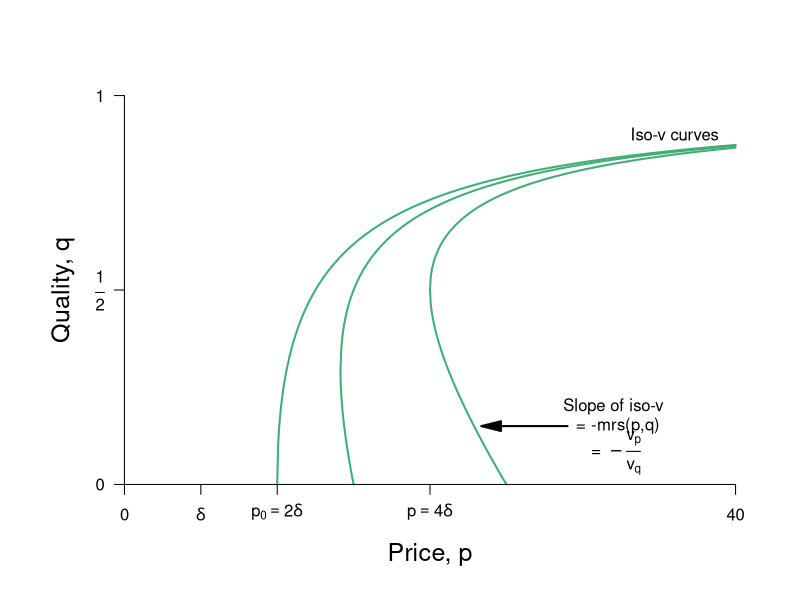

The R source for this figure:
require(ggplot2)
require(shape)
pdf(file = "information_power/fig4_nolabels.pdf", width = 9, height = 7)

#Set parameters for graphics
axislabelsize <- 1.5
segmentlinewidth <- 1.5
graphlinewidth <- 2

COL <- c("#7fc97f", "#beaed4", "#fdc086", "#ffff99", "#386cb0", "#f0027f", "#bf5b17", "#666666")
COLA <- c("#e0f3db", "#99d8c9","#66c2a4","#41ae76", "#238b45", "#005824")
COLB <- c("#c6dbef", "#4eb3d3", "#2b8cbe", "#0868ac","#084081")
COLC <- c("#fcfbfd", "#efedf5", "#dadaeb", "#bcbddc", "#9e9ac8", "#807dba", "#6a51a3", "#54278f", "#3f007d")


#The equation is below when v = 0. See Wolfram Alpha output. 
isov <- function(p, delta = 5) {
  (p - delta)/p
}

isovhigh1 <- function(p, delta = 5, v = 5){
  (sqrt(p^2 - 4 * delta * v) - p + 2*v)/( 2 * v )
}

isovlow1 <- function(p, delta = 5, v = 5){
  (-sqrt(p^2 - 4 * delta * v) - p + 2*v)/( 2 * v )
}

isovhigh2 <- function(p, delta = 5, v = 10){
  (sqrt(p^2 - 4 * delta * v) - p + 2*v)/( 2 * v )
}

isovlow2 <- function(p, delta = 5, v = 10){
  (-sqrt(p^2 - 4 * delta * v) - p + 2*v)/( 2 * v )
}

isovhigh3 <- function(p, delta = 5, v = 15){
  (sqrt(p^2 - 4 * delta * v) - p + 2*v)/( 2 * v )
}

isovlow3 <- function(p, delta = 5, v = 15){
  (-sqrt(p^2 - 4 * delta * v) - p + 2*v)/( 2 * v )
}

brfFn <- function(p, delta = 5) {
  1 - (2*delta) /p
}

#This is evaluated for p = 12; q = 12/(8*sqrt(12^2 - 4*delta1*v1)) - 1/8 for the slope
#At p = 12; q = (-sqrt(12^2 - 4*v1*delta1) - 12 + 2*v1)/(2*v1) = 0.799
tangencyLine <- function(p){
  (p*(0.05))
}



#COL <- c("#bae4b3", "#74c476", "#238b45")
#COL <- c("#f7fcf0", "#e0f3db", "#ccebc5", "#a8ddb5", "#7bccc4", "#4eb3d3", "#2b8cbe", "#08589e")
COL <- c("#f7fcf5", "#e5f5e0", "#c7e9c0", "#a1d99b", "#74c476", "#41ab5d", "#238b45", "#005a32")
par(mar =  c(5, 5, 4, 2))
xlims <- c(0, 40)
ylims <- c(0, 1)

plot(0, 0, xlim = xlims, ylim = ylims, type = "n",
     xlab = "",
     ylab = "",
     xaxt = "n", yaxt = "n", cex.lab = axislabelsize, bty = "n")

mtext(expression(paste("Price, ", p)), side=1, line = 2.5, cex = axislabelsize)
text(-4, ylims[2] - 0.5*(ylims[2] - ylims[1]), expression(paste("Quality, ", q)), xpd = TRUE, cex = axislabelsize, srt = 90) 


npts <- 500 
npts2 <- 501
#Specify the sequences of points for graphing. 
xx0 <- seq(5, xlims[2], length.out = npts)
xx1 <- seq(10, xlims[2], length.out = npts)
xx2 <- seq(xlims[1], 15, length.out = npts)
xx3 <- seq(10, xlims[2], length.out = npts2)
xx4 <- seq(xlims[1], 10, length.out = npts2)
#For below, I solved sqrt(p^2 - 200) - p + 200/p = 0, getting p = 10*sqrt(2) = 14.14214
xx5 <- seq(14.14214, xlims[2], length.out = npts2)
xx6 <- seq(14.14214, 15, length.out = npts2)
xx7 <- seq(20, xlims[2], length.out = npts2)
xx8 <- seq(xlims[1], 25, length.out = npts2)

#Draw the lines for the graphs
#lines(xx0, isov(xx0, delta = 5), col = COLA[4], lwd = graphlinewidth)
#lines(xx1, brfFn(xx1), col = COLA[5], lwd = graphlinewidth)
#lines(xx2, tangencyLine(xx2), col = "darkgrey", lwd = segmentlinewidth, lty = 2)
lines(xx3, isovhigh1(xx3, v = 5, delta = 5), col = COLA[4], lwd = graphlinewidth)
lines(xx4, isovlow1(xx4, v = 5, delta = 5), col = COLA[4], lwd = graphlinewidth)
lines(xx5, isovhigh2(xx5, v = 10, delta = 5), col = COLA[4], lwd = graphlinewidth)
lines(xx6, isovlow2(xx6, v = 10, delta = 5), col = COLA[4], lwd = graphlinewidth)
lines(xx7, isovhigh3(xx7, v = 20, delta = 5), col = COLA[4], lwd = graphlinewidth)
lines(xx8, isovlow3(xx8, v = 20, delta = 5), col = COLA[4], lwd = graphlinewidth)

#Customize ticks and labels for the plot
ticksy <- c(0, 0.5, 1)
ylabels <- c(0, expression(paste(frac(1,2))), 1)
ticksx <- c(0, 5, 10, 20, 40)
xlabels <- c(0, expression(paste(delta)), expression(paste(p[0] == 2*delta)), expression(paste(p == 4*delta)) , 40)
axis(1, at = ticksx, pos = 0, labels = xlabels)
axis(2, at = ticksy, pos = 0, labels = ylabels, las = 1)

#Annotation of the three graphs and the NE
#text(5, 0.3, expression(paste("Iso-profit: ", frac(q, p) ," = ", frac(1, 8*delta))))
#text(35, 0.62, expression(paste("BRF: q = ", 1 - frac(2*delta, p))))
# text(3.9, 0.05, expression(paste(v[0],  " = z")))
# text(9.5, 0.05, expression(paste(v[1])))
# text(14, 0.05, expression(paste(v[2])))
# text(23.5, 0.05, expression(paste(v[3])))
#text(21, 0.48, expression(paste("a")))
#text(35, 0.62, expression(paste("Best Response Function")))
text(36, 0.9, expression(paste("Iso-v curves")))

#Lines for the coordinates of the Nash equilbrium
#segments(5, 0, 5, 1, lty = 2, col = "darkgray", lwd = 3)
# segments(10, 0, 10, 1, lty = 2, col = "darkgray", lwd = segmentlinewidth)
# segments(20, 0, 20, 1, lty = 2, col = "darkgray", lwd = segmentlinewidth)
# segments(0, 0.5, 20, 0.5, lty = 2, col = "darkgray", lwd = segmentlinewidth)
# segments(14.14214, 0.15, 14.14214, 0.45, lty = 2, col = "darkgray", lwd = segmentlinewidth)

#Arrows and rent label
# Arrows(15, 0.8, 19.3, 0.8,  col = "black", lty = 1, lwd = 2, arr.type = "triangle")
# Arrows(15, 0.8, 10.8, 0.8,  col = "black", lty = 1, lwd = 2, arr.type = "triangle")
# text(14.8, 0.9, expression(paste("Rent at")))
# text(15, 0.85, expression(paste("point a.")))

#Arrows and slope of iso-v label
Arrows(29, 0.15, 24, 0.15,  col = "black", lty = 1, lwd = 2, arr.type = "triangle")
text(32, 0.2, expression(paste("Slope of iso-v")))
text(32.3, 0.15, expression(paste(" = -mrs(p,q) ")))
text(32, 0.08, expression(paste(" = " -frac(v[p], v[q]))))



#Add a point for the NE
# points(20, 0.5, pch = 16, col = "black", cex = 1.5)


#Add a point for b
# points(10, 0.5, pch = 16, col = "black", cex = 1.5)
# text(9.5, 0.53, expression(paste("b")))

#Add a point for c
#Figure out q for p = 14.14214: q = 1 - 2delta/p = 1 - (2*5)/14.14214 =  0.2928934
# points(14.14214, 0.2928934, pch = 16, col = "black", cex = 1.5)
# text(15, 0.2928934, expression(paste("c")))

#Add a point for f. referred to in the text
#points(12, 0.82, pch = 16, col = "black", cex = 1.2)
#text(12, 0.85, expression(paste("NE")))

#Arrow to Pareto-improving Lens
#Arrows(20, 0.8, 23.8, 0.68, col = "black", lty = 1, lwd = 3)
#text(20, 0.82, expression(paste("Pareto-Improving Lens")))

dev.off()
